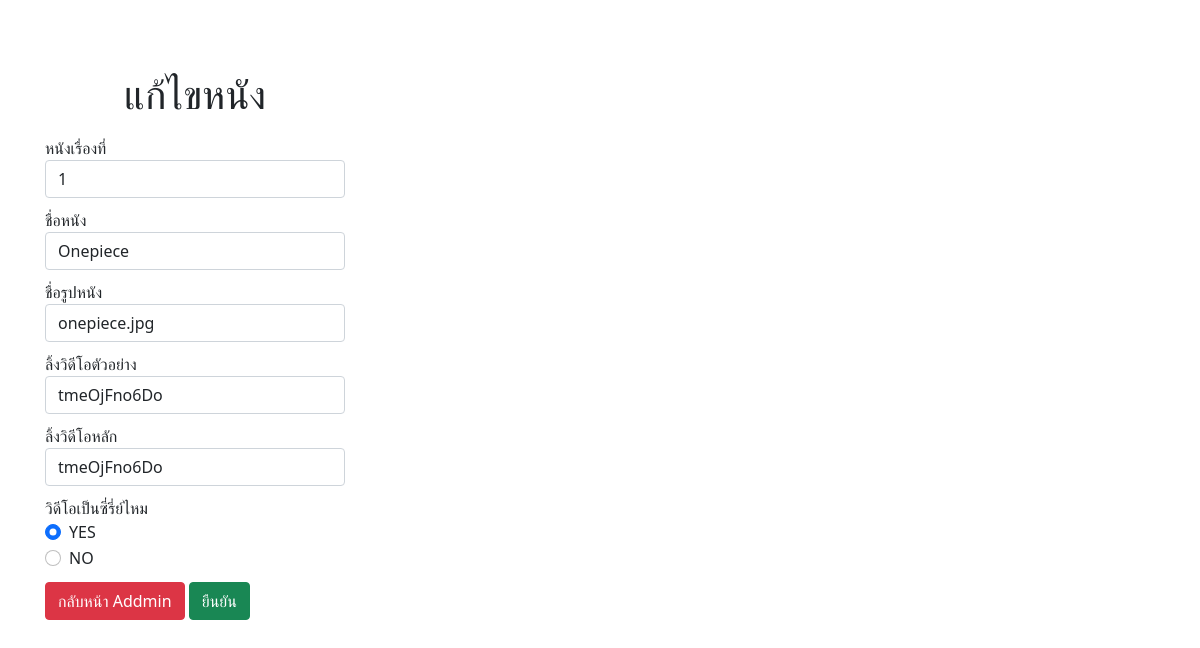
Page /edit/from_edit.php?id=1 on the committed database.
### tables this page shows
CREATE TABLE `data_movie` (
  `id` int(3) NOT NULL,
  `img` text NOT NULL,
  `name` text NOT NULL,
  `vdo_ex` text NOT NULL,
  `vdo_main` text NOT NULL,
  `status_list` enum('YES','NO') NOT NULL DEFAULT 'NO',
  `movie_time` datetime NOT NULL
);

### edit/from_edit.php (the view, shortened to what this page needs)
<?php
require '../connectdb.php';
$id = $_GET['id'];
 $id = $id ;
$sql = "SELECT * FROM data_movie WHERE id = $id";
$query = mysqli_query($dbcon, $sql);
$result = mysqli_fetch_array($query);
?>
<!DOCTYPE html>
<html lang="en">
<head>
    <link href="https://cdn.jsdelivr.net/npm/bootstrap@5.1.3/dist/css/bootstrap.min.css" rel="stylesheet">
</head>
<body>
    <div style="width: 25%;margin: 70px 0 0 45px ;">
        <h1 style="text-align: center;">แก้ไขหนัง</h1>
        <form method="GET" action="edit.php">
        <label style="margin-top: 10px;" for="exampleInputEmail1">หนังเรื่องที่</label>
                <input class="form-control" name="id" value="<?= $result['id'] ?>">
            <div class="form-group">
                <label style="margin-top: 10px;" for="exampleInputEmail1">ชื่อหนัง</label>
                <input class="form-control" name="name" value="<?= $result['name'] ?>">
            </div>
            <div class="form-group">
                <label style="margin-top: 10px;" for="exampleInputPassword1">ชื่อรูปหนัง</label>
                <input type="text" class="form-control" id="exampleInputPassword1" name="img" value="<?= $result['img'] ?>">
            </div>
            <div class="form-group">
                <label style="margin-top: 10px;" for="exampleInputPassword1">ลิ้งวิดีโอตัวอย่าง</label>
                <input type="text" class="form-control" id="exampleInputPassword1" name="vdo_ex" value="<?= $result['vdo_ex'] ?>">
            </div>
            <div class="form-group">
                <label style="margin-top: 10px;" for="exampleInputPassword1">ลิ้งวิดีโอหลัก</label>
                <input type="text" class="form-control" id="exampleInputPassword1" name="vdo_main" value="<?= $result['vdo_main'] ?>">
                <label style="margin-top: 10px;" for="exampleInputPassword1">วิดีโอเป็นซี่รี่ย์ไหม</label>
            <?php
            if($result['status_list'] == 'YES'){
                ?>
                <div class="form-check">
                    <input class="form-check-input" type="radio" name="status_list" value="YES" checked>
                    <label class="form-check-label">YES</label>
                </div>
                <div class="form-check">
                    <input class="form-check-input c" type="radio" name="status_list" value="NO">
                    <label class="form-check-label">NO</label>
                </div>
           <?php } ?>
                <button style="margin-top: 10px;" class="btn btn-danger"><a style="text-decoration: none;color: white;" href="../../Subject_CEI3104/admin/admin.php">กลับหน้า Addmin</a></button>
                <button style="margin-top: 10px;" type="submit" class="btn btn-success">ยืนยัน</button>
            </div>
        </form>
    </div>
</body>
</html>

### rows in the picture
data_movie: id "1", name "Onepiece", img "onepiece.jpg", vdo_ex "tmeOjFno6Do", vdo_main "tmeOjFno6Do"
